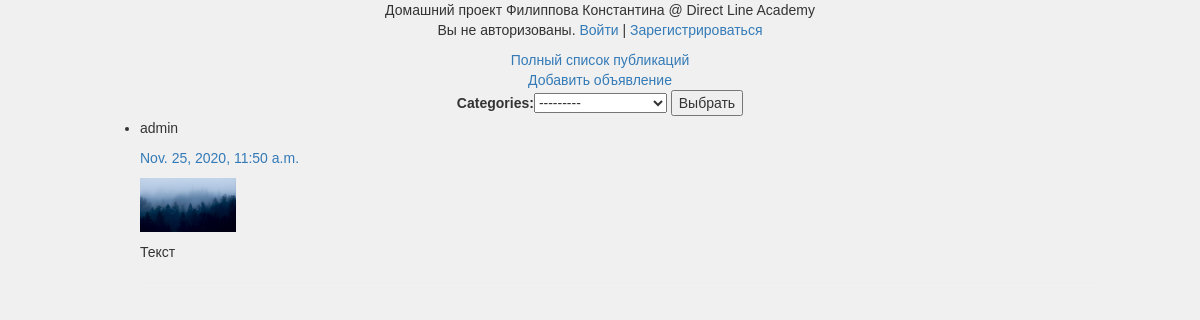
The app's page /category_list/4, older data.
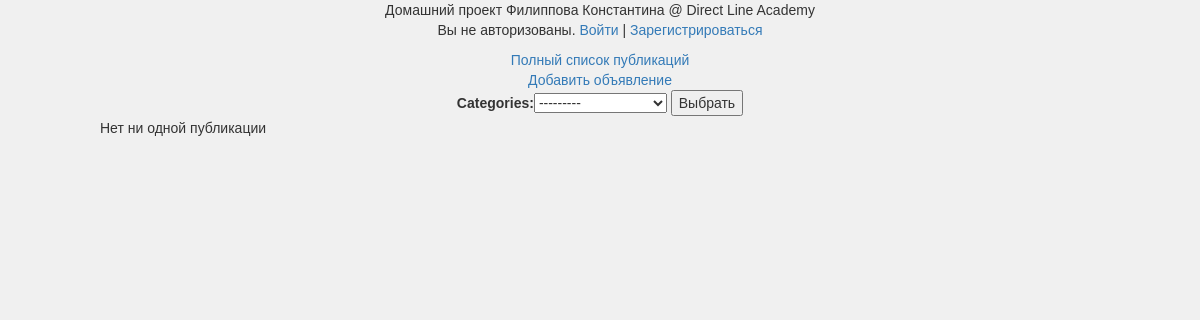
The same page, newer data.
### ads/models.py (models this page shows, shortened)
class Ad(models.Model):
    author = models.ForeignKey(User, on_delete=models.CASCADE, null=True)
    title = models.TextField(max_length=100, null=False, blank=False)
    description = models.TextField(max_length=2000, null=False, blank=False)
    photo = models.ImageField(upload_to='users/ad_photos', blank=True)
    date_pub = models.DateTimeField(default=timezone.now)
    date_up = models.DateTimeField(null=True, blank=True)
    favorite = models.ManyToManyField(User, related_name='favorite', blank=True)
    categories = models.ManyToManyField(Category, related_name='category', blank=True)
    @property
    def short_text(self):
        return self.description[:25]

### ads/views.py (the view)
# urls.py: path('category_list/<int:category_id>', CategoryView.as_view(), name='category_view'),
class CategoryView(ListView):
    model = Ad
    template_name = 'ads/category_view.html'
    context_object_name = 'category_view'
    pk_url_kwarg = 'category_id'
    def get(self, *args, **kwargs):
        self.category = get_object_or_404(Category, id=self.kwargs['category_id'])
        return super().get(self, *args, **kwargs)
    def get_queryset(self):
        return super(CategoryView, self).get_queryset().filter(categories=self.category).order_by('-date_pub')

### ads/forms.py
class CategoryChoice(forms.Form):
    categories = forms.ModelChoiceField(
        queryset=Category.objects.all()
     )

### ads/context_processors.py (called while the page is built)
def proc_category(request):
    return {
        'category_form': CategoryChoice()
    }

### ads/models.py (called while the page is built)
    def __str__(self):
        return '{1} '.format(self.id, self.name)

### ads/templates/ads/category_view.html (shortened to what this page needs)
{% extends "base.html" %}
{% block content %}
{% if category_view %}
<ul>
    {% for ad in category_view %}
    <li>
        <p> {{ ad.author }} </p>
        <a href="{% url 'ads:ad_detail' ad.id %}">
            <p> {{ ad.date_pub }} </p>
            {% if ad.photo %}
            <p> <img alt="ad's image" src="{{ ad.photo.url }}" style="width: 10%; height: 10%;"></p>
            {% else %}
            <p>Нет ни одной фотографии</p>
            {% endif %}
        </a>
        <p> {{ ad.short_text }} </p>
        <hr>
        {% endfor %}
</ul>
{% else %}
<p>Нет ни одной публикации</p>
{% endif %}
{% endblock %}

Row changes from the older to the newer data that the page shows:
removed Ad: author "admin", date_pub "Nov. 25, 2020, 11:50 a.m.", photo (picture), short_text "Текст"
Text that changed along with them:
text now shown: "Нет ни одной публикации"
